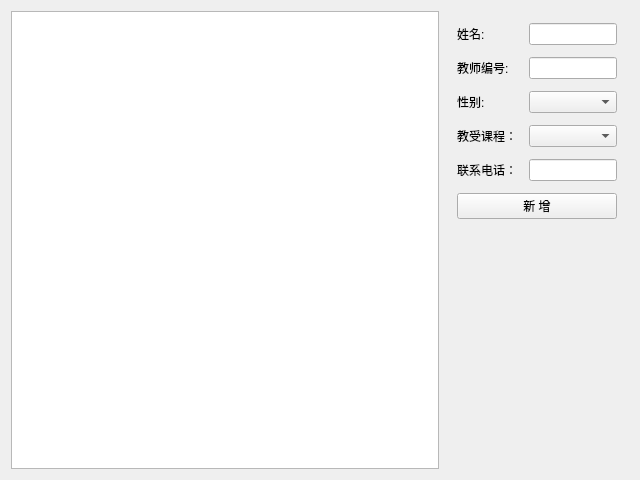
<?xml version="1.0" encoding="UTF-8"?>
<ui version="4.0">
 <class>TeacherWidget</class>
 <widget class="QWidget" name="TeacherWidget">
  <property name="geometry">
   <rect>
    <x>0</x>
    <y>0</y>
    <width>640</width>
    <height>480</height>
   </rect>
  </property>
  <layout class="QGridLayout" name="gridLayoutInventory" columnstretch="7,3">
   <item row="0" column="0">
    <widget class="QTableView" name="tableViewteacher">
     <property name="editTriggers">
      <set>QAbstractItemView::NoEditTriggers</set>
     </property>
    </widget>
   </item>
   <item row="0" column="1">
    <layout class="QVBoxLayout" name="verticalLayout" stretch="0,0,0">
     <property name="spacing">
      <number>12</number>
     </property>
     <property name="leftMargin">
      <number>12</number>
     </property>
     <property name="topMargin">
      <number>12</number>
     </property>
     <property name="rightMargin">
      <number>12</number>
     </property>
     <property name="bottomMargin">
      <number>12</number>
     </property>
     <item>
      <layout class="QGridLayout" name="gridLayoutInbound">
       <item row="0" column="2">
        <widget class="QLineEdit" name="lineEditName">
         <property name="clearButtonEnabled">
          <bool>true</bool>
         </property>
        </widget>
       </item>
       <item row="0" column="1">
        <widget class="QLabel" name="labelInName">
         <property name="text">
          <string>姓名:</string>
         </property>
        </widget>
       </item>
       <item row="2" column="1">
        <widget class="QLabel" name="labelInAmount">
         <property name="text">
          <string>性别:</string>
         </property>
        </widget>
       </item>
       <item row="1" column="1">
        <widget class="QLabel" name="labelInCategory">
         <property name="text">
          <string>教师编号:</string>
         </property>
        </widget>
       </item>
       <item row="1" column="2">
        <widget class="QLineEdit" name="lineEditISno">
         <property name="clearButtonEnabled">
          <bool>true</bool>
         </property>
        </widget>
       </item>
       <item row="3" column="2">
        <widget class="QComboBox" name="comboBoxCourse"/>
       </item>
       <item row="3" column="1">
        <widget class="QLabel" name="label">
         <property name="text">
          <string>教受课程：</string>
         </property>
        </widget>
       </item>
       <item row="2" column="2">
        <widget class="QComboBox" name="comboBoxSex"/>
       </item>
       <item row="4" column="1">
        <widget class="QLabel" name="label_2">
         <property name="text">
          <string>联系电话：</string>
         </property>
        </widget>
       </item>
       <item row="4" column="2">
        <widget class="QLineEdit" name="lineEditTelephone"/>
       </item>
      </layout>
     </item>
     <item>
      <widget class="QPushButton" name="pushButtonEdit">
       <property name="text">
        <string>新 增</string>
       </property>
       <property name="autoDefault">
        <bool>true</bool>
       </property>
      </widget>
     </item>
     <item>
      <spacer name="spacer">
       <property name="orientation">
        <enum>Qt::Vertical</enum>
       </property>
       <property name="sizeHint" stdset="0">
        <size>
         <width>0</width>
         <height>0</height>
        </size>
       </property>
      </spacer>
     </item>
    </layout>
   </item>
  </layout>
 </widget>
 <resources/>
 <connections/>
</ui>
